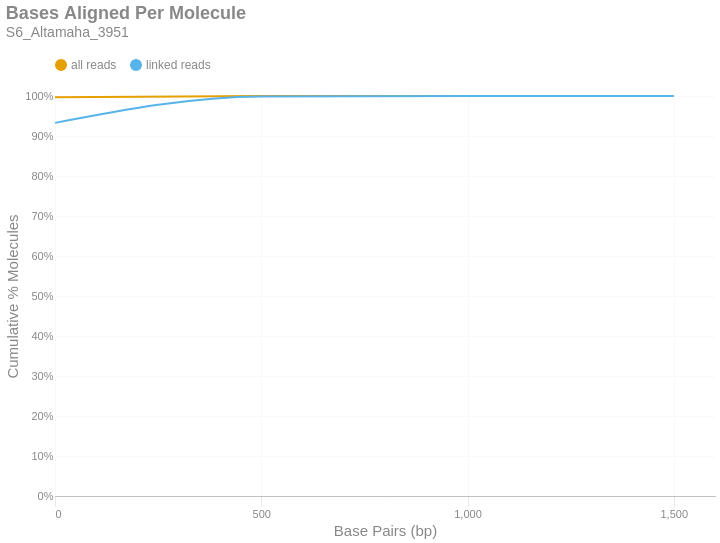

The notebook cell saved with this chart:
### Markdown cell above
### Bases Aligned Per Molecule
This is a cumulative frequency distribution showing the number of base pairs aligned per unique molecule. These data are shown in 500 bp bins. There are two distributions: one with `all reads` (yellow) and another with only `linked reads` (blue). The percent of molecules in the `linked reads` distribution is relative to the total number of linked molecules.

### Code cell
if SKIPLR:
    print_html(f"Skipped")
else:
    binned_df = consolidated_hist(valids['aligned_bp'], mask, 500, True)
    with SafeRender(binned_df):
        (
            density_plot(binned_df, 'Bases Aligned Per Molecule', samplename, 'basesper')
            .encode(
                x=alt.X('bin:Q', title="Base Pairs (bp)").axis(tickMinStep=500).scale(padding=0),
                y=alt.Y('value:Q', title='Cumulative % Molecules')
                    .axis(format='%')
                    .scale(domain = [0,1])
                    .stack(False),
                color=alt.Color("key:N").scale(domain = ["all reads", "linked reads"]),
                tooltip = [
                    alt.Tooltip("key:N", title = "Data Type"),
                    alt.Tooltip("range_label:N", title="Bases Aligned Per Molecule"),
                    alt.Tooltip("value:Q", format = ".2%", title="% Molecules (Cum.)")
                ]
            )
        ).display()

### Figure 1 — Vega-Lite specification as saved in the notebook (floating-point values rounded to 4 significant figures)
{"width": "container", "height": 400, "config": {"title": {"anchor": "start", "dy": -15, "fontSize": 18, "color": "#888888", "subtitleColor": "#888888", "subtitleFontSize": 14}, "arc": {"fill": "#0072B2"}, "axis": {"domainColor": "#888888", "domainWidth": 0.5, "gridWidth": 0.2, "grid": false, "titleFontWeight": 400, "titleFontSize": 15, "labelFontSize": 11, "labelColor": "#888888", "tickColor": "#888888", "tickWidth": 0.2, "titleColor": "#888888"}, "axisBand": {"grid": false}, "axisX": {"grid": true, "tickSize": 10, "domainCap": "round"}, "axisY": {"domain": false, "grid": true, "tickSize": 0, "domainCap": "round"}, "background": "transparent", "header": {"labelFontSize": 15, "labelColor": "#888888", "titleFontSize": 15, "titleFontWeight": 600, "titleColor": "#888888"}, "legend": {"labelFont": "sans-serif", "labelFontSize": 12, "labelColor": "#888888", "symbolSize": 100, "symbolType": "circle", "titleFontSize": 12, "titlePadding": 10, "titleColor": "#888888", "title": null, "orient": "top"}, "range": {"category": ["#E69F00", "#56B4E9", "#009E73", "#F0E442", "#0072B2", "#D55E00", "#CC79A7", "#000000"], "diverging": ["#cfe8f3", "#a2d4ec", "#73bfe2", "#46abdb", "#1696d2", "#12719e"]}, "area": {"fill": "#0072B2", "fillOpacity": 0.7, "line": true, "strokeOpacity": 0.7}, "line": {"color": "#0072B2", "stroke": "#0072B2", "strokeWidth": 2}, "trail": {"color": "#0072B2", "stroke": "#0072B2", "strokeWidth": 0, "size": 1}, "point": {"filled": true, "fillOpacity": 1.0, "size": 95}, "text": {"color": "#888888", "fontSize": 11, "align": "right", "fontWeight": 400, "size": 11}, "bar": {"fill": "#0072B2", "stroke": null}, "view": {"stroke": null, "continuousWidth": 660, "continuousHeight": 400}}, "data": {"name": "data-dd0c8d9f98456bb05265b0c8f02f482e"}, "mark": {"type": "line", "interpolate": "monotone", "point": {"opacity": 0, "size": 275}}, "encoding": {"color": {"field": "key", "scale": {"domain": ["all reads", "linked reads"]}, "type": "nominal"}, "tooltip": [{"field": "key", "title": "Data Type", "type": "nominal"}, {"field": "range_label", "title": "Bases Aligned Per Molecule", "type": "nominal"}, {"field": "value", "format": ".2%", "title": "% Molecules (Cum.)", "type": "quantitative"}], "x": {"axis": {"tickMinStep": 500}, "field": "bin", "scale": {"padding": 0}, "title": "Base Pairs (bp)", "type": "quantitative"}, "y": {"axis": {"format": "%"}, "field": "value", "scale": {"domain": [0, 1]}, "stack": false, "title": "Cumulative % Molecules", "type": "quantitative"}}, "params": [{"name": "param_c36ac31b6afebe62", "select": {"type": "point", "fields": ["key"]}, "bind": "legend"}], "title": {"text": "Bases Aligned Per Molecule", "subtitle": "S6_Altamaha_3951"}, "transform": [{"fold": ["all reads (cumsum)", "linked reads (cumsum)"]}, {"calculate": "replace(datum.key, ' (cumsum)', '')", "as": "key"}, {"filter": {"param": "param_c36ac31b6afebe62"}}], "usermeta": {"embedOptions": {"downloadFileName": "S6_Altamaha_3951.basesper"}}, "$schema": "https://vega.github.io/schema/vega-lite/v6.1.0.json", "datasets": {"data-dd0c8d9f98456bb05265b0c8f02f482e": [{"bin": "0.0", "interval": "0.0-500.0", "all reads": 0.9966, "linked reads": 0.9328, "all reads (cumsum)": 0.9966, "linked reads (cumsum)": 0.9328, "range_label": "0-499"}, {"bin": "500.0", "interval": "500.0-1000.0", "all reads": 0.003303, "linked reads": 0.06619, "all reads (cumsum)": 0.9999, "linked reads (cumsum)": 0.999, "range_label": "500-999"}, {"bin": "1000.0", "interval": "1000.0-1500.0", "all reads": 4.956e-05, "linked reads": 0.0009114, "all reads (cumsum)": 1.0, "linked reads (cumsum)": 1.0, "range_label": "1000-1499"}, {"bin": "1500.0", "interval": "1500.0-2000.0", "all reads": 2.726e-06, "linked reads": 4.714e-05, "all reads (cumsum)": 1.0, "linked reads (cumsum)": 1.0, "range_label": "1500-1999"}]}}
